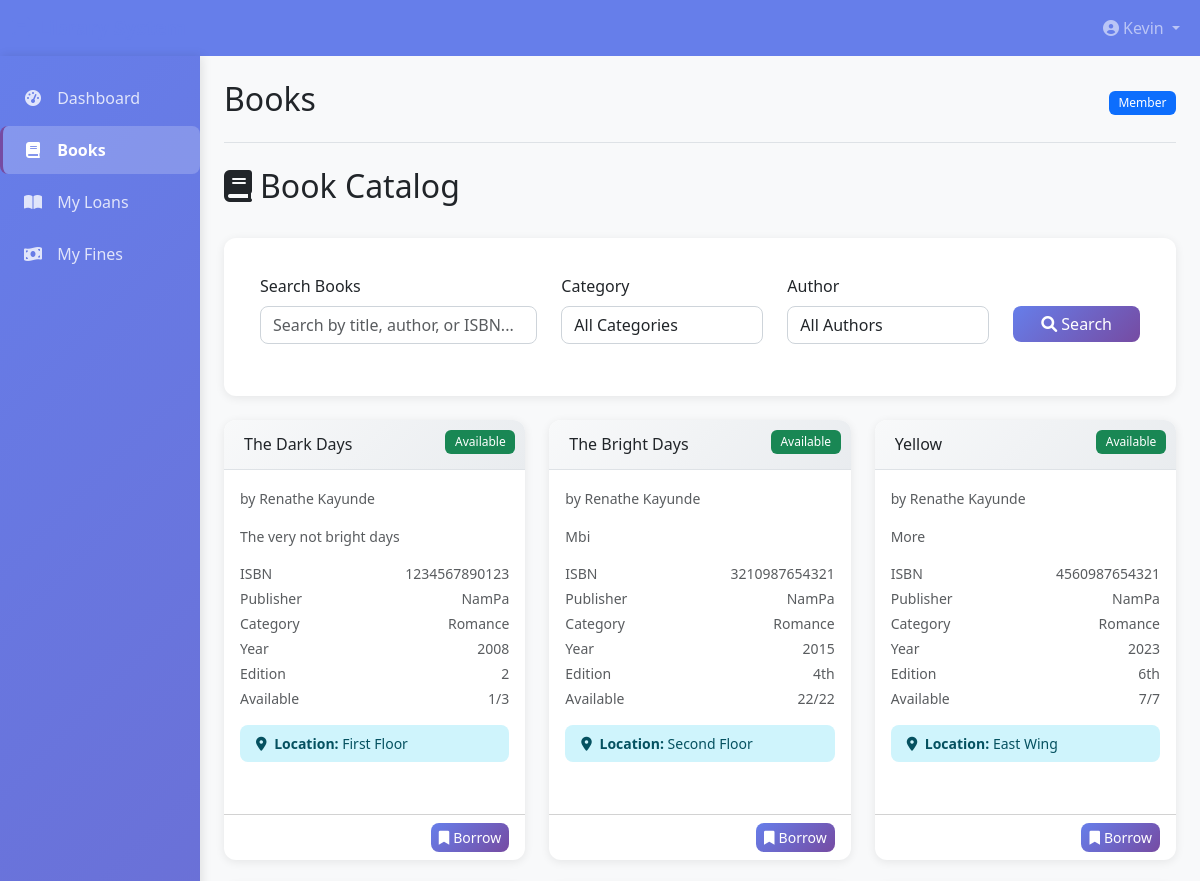
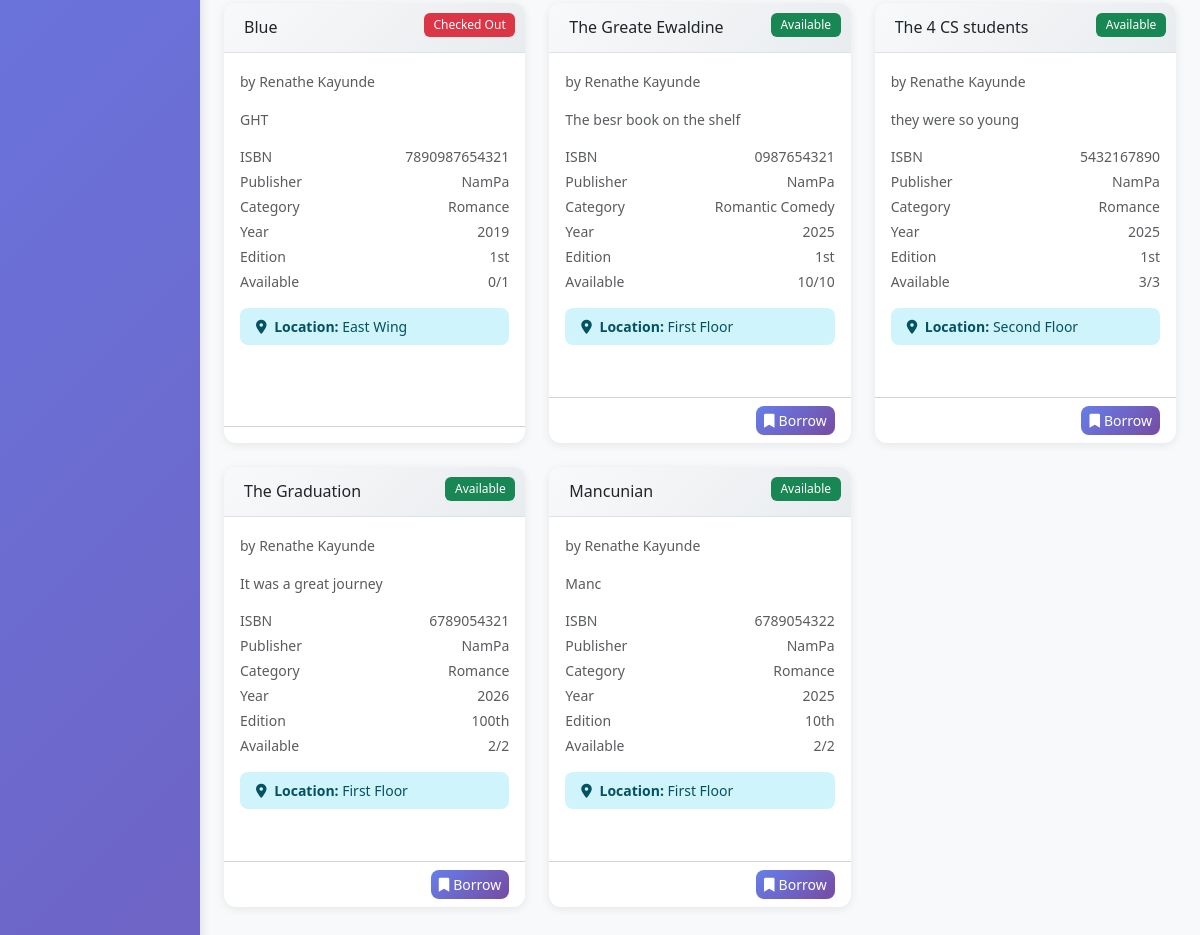
Page /books (signed in) on the committed database (2 pictures, top to bottom).
### app.py (models this page shows, shortened)
class User(db.Model, UserMixin):
    id = db.Column(db.Integer, primary_key=True)
    username = db.Column(db.String(50), unique=True, nullable=False)
    password_hash = db.Column(db.String(128), nullable=False)
    role = db.Column(db.String(20), nullable=False, default='member')  # member, librarian, admin
    created_at = db.Column(db.DateTime, default=datetime.utcnow)

class Book(db.Model):
    id = db.Column(db.String(10), primary_key=True)
    isbn = db.Column(db.String(20), unique=True, nullable=False)
    title = db.Column(db.String(300), nullable=False)
    edition = db.Column(db.String(50))
    publication_year = db.Column(db.Integer)
    pages = db.Column(db.Integer)
    language = db.Column(db.String(50), default='English')
    description = db.Column(db.Text)
    cover_image = db.Column(db.String(200))
    author_id = db.Column(db.Integer, db.ForeignKey('author.id'), nullable=False)
    publisher_id = db.Column(db.Integer, db.ForeignKey('publisher.id'), nullable=False)
    category_id = db.Column(db.Integer, db.ForeignKey('category.id'), nullable=False)
    total_copies = db.Column(db.Integer, nullable=False, default=1)
    available_copies = db.Column(db.Integer, nullable=False, default=1)
    location = db.Column(db.String(100))  # Shelf location
    created_at = db.Column(db.DateTime, default=datetime.utcnow)
    updated_at = db.Column(db.DateTime, default=datetime.utcnow, onupdate=datetime.utcnow)
    loans = db.relationship('Loan', backref='book', lazy=True)
    @property
    def is_available(self):
        return self.available_copies > 0
    @property
    def availability_status(self):
        if self.available_copies > 0:
            return 'Available'
        elif self.available_copies == 0:
            return 'Checked Out'
        else:
            return 'Unknown'

class Author(db.Model):
    id = db.Column(db.Integer, primary_key=True)
    name = db.Column(db.String(200), nullable=False)
    biography = db.Column(db.Text)
    birth_date = db.Column(db.Date)
    nationality = db.Column(db.String(100))
    created_at = db.Column(db.DateTime, default=datetime.utcnow)
    books = db.relationship('Book', backref='author', lazy=True)

class Publisher(db.Model):
    id = db.Column(db.Integer, primary_key=True)
    name = db.Column(db.String(200), nullable=False)
    address = db.Column(db.Text)
    phone = db.Column(db.String(20))
    email = db.Column(db.String(120))
    website = db.Column(db.String(200))
    created_at = db.Column(db.DateTime, default=datetime.utcnow)
    books = db.relationship('Book', backref='publisher', lazy=True)

class Category(db.Model):
    id = db.Column(db.Integer, primary_key=True)
    name = db.Column(db.String(100), nullable=False)
    description = db.Column(db.Text)
    parent_id = db.Column(db.Integer, db.ForeignKey('category.id'))
    created_at = db.Column(db.DateTime, default=datetime.utcnow)
    parent = db.relationship('Category', remote_side=[id], backref='subcategories')
    books = db.relationship('Book', backref='category', lazy=True)

### app.py (the view)
@app.route('/books')
@login_required
def books():
    search_query = request.args.get('search', '')
    category_filter = request.args.get('category', '')
    author_filter = request.args.get('author', '')
    query = Book.query.options(joinedload(Book.author), joinedload(Book.publisher), joinedload(Book.category))
    if search_query:
        query = query.filter(Book.title.ilike(f'%{search_query}%'))
    if category_filter:
        query = query.filter(Book.category_id == category_filter)
    if author_filter:
        query = query.filter(Book.author_id == author_filter)
    books = query.all()
    categories = Category.query.all()
    authors = Author.query.all()
    form = BookForm()
    form.author_id.choices = [(a.id, a.name) for a in authors]
    form.publisher_id.choices = [(p.id, p.name) for p in Publisher.query.all()]
    form.category_id.choices = [(c.id, c.name) for c in categories]
    current_year = datetime.now().year  # Add this line
    return render_template('books.html', title='Books', books=books,
                         categories=categories, authors=authors, form=form,
                         search_query=search_query, category_filter=category_filter,
                         author_filter=author_filter, current_year=current_year)  # Add current_year here

### app.py (called while the page is built)
@app.context_processor
def inject_now():
    return {'now': datetime.utcnow()}

@login_manager.user_loader
def load_user(user_id):
    return User.query.get(int(user_id))

### templates/books.html (shortened to what this page needs)
{% extends "base.html" %}
{% block content %}
<div class="d-flex justify-content-between align-items-center mb-4">
    <h2><i class="fas fa-book me-2"></i>Book Catalog</h2>
</div>
<div class="card search-form mb-4">
    <div class="card-body">
        <form method="GET" action="{{ url_for('books') }}">
            <div class="row">
                <div class="col-md-4">
                    <div class="mb-3">
                        <label class="form-label">Search Books</label>
                        <input type="text" class="form-control" name="search" value="{{ search_query }}"
                               placeholder="Search by title, author, or ISBN...">
                    </div>
                </div>
                <div class="col-md-3">
                    <div class="mb-3">
                        <label class="form-label">Category</label>
                        <select class="form-control" name="category">
                            <option value="">All Categories</option>
                        </select>
                    </div>
                </div>
                <div class="col-md-3">
                    <div class="mb-3">
                        <label class="form-label">Author</label>
                        <select class="form-control" name="author">
                            <option value="">All Authors</option>
                        </select>
                    </div>
                </div>
                <div class="col-md-2">
                    <div class="mb-3">
                        <label class="form-label">&nbsp;</label>
                        <button type="submit" class="btn btn-primary w-100">
                            <i class="fas fa-search me-1"></i>Search
                        </button>
                    </div>
                </div>
            </div>
        </form>
    </div>
</div>
<div class="row">
    {% for book in books %}
    <div class="col-md-6 col-lg-4 mb-4">
        <div class="card book-card h-100">
            <div class="card-header position-relative">
                <h6 class="mb-0 text-truncate">{{ book.title }}</h6>
                <span class="availability-badge badge bg-{{ 'success' if book.is_available else 'danger' }}">
                    {{ book.availability_status }}
                </span>
            </div>
            <div class="card-body">
                <div class="mb-3">
                    <small class="text-muted">by {{ book.author.name }}</small>
                </div>
                <p class="card-text small text-muted mb-3">
                    {{ book.description|truncate(120) or 'No description available.' }}
                </p>
                <div class="book-details">
                    <div class="d-flex justify-content-between small text-muted mb-1">
                        <span>ISBN</span>
                        <span>{{ book.isbn }}</span>
                    </div>
                    <div class="d-flex justify-content-between small text-muted mb-1">
                        <span>Publisher</span>
                        <span>{{ book.publisher.name }}</span>
                    </div>
                    <div class="d-flex justify-content-between small text-muted mb-1">
                        <span>Category</span>
                        <span>{{ book.category.name }}</span>
                    </div>
                    <div class="d-flex justify-content-between small text-muted mb-1">
                        <span>Year</span>
                        <span>{{ book.publication_year or 'N/A' }}</span>
                    </div>
                    <div class="d-flex justify-content-between small text-muted mb-1">
                        <span>Edition</span>
                        <span>{{ book.edition or '1st Edition' }}</span>
                    </div>
                    <div class="d-flex justify-content-between small text-muted mb-3">
                        <span>Available</span>
                        <span>{{ book.available_copies }}/{{ book.total_copies }}</span>
                    </div>
                </div>
                {% if book.location %}
                <div class="alert alert-info small py-2 mb-3">
                    <i class="fas fa-map-marker-alt me-1"></i>
                    <strong>Location:</strong> {{ book.location }}
                </div>
                {% endif %}
            </div>
            <div class="card-footer bg-transparent">
                <div class="d-flex justify-content-between align-items-center">
                    <div class="btn-group">
                        {% if current_user.role == 'member' and book.is_available %}
                        <button class="btn btn-sm btn-primary borrow-btn" data-book-id="{{ book.id }}">
                            <i class="fas fa-bookmark me-1"></i>Borrow
                        </button>
                        {% endif %}
                    </div>
                </div>
            </div>
        </div>
    </div>
    {% endfor %}
</div>
{% endblock %}

### templates/base.html (shortened to what this page needs)
<!DOCTYPE html>
<html lang="en">
<head>
    <link href="https://cdn.jsdelivr.net/npm/bootstrap@5.3.0-alpha1/dist/css/bootstrap.min.css" rel="stylesheet">
    <link href="https://cdnjs.cloudflare.com/ajax/libs/font-awesome/6.0.0/css/all.min.css" rel="stylesheet">
    <link rel="stylesheet" href="../static/style.css">
</head>
<body>
    <nav class="navbar navbar-expand-lg navbar-dark" style="background-color: var(--primary-color);">
        <div class="container-fluid">
            <a class="navbar-brand" href="{{ url_for('dashboard') }}">
                <i class="fas fa-book me-2"></i>Library System
            </a>
            <div class="collapse navbar-collapse" id="navbarNav">
                <ul class="navbar-nav ms-auto">
                    {% if current_user.is_authenticated %}
                        <li class="nav-item dropdown">
                            <a class="nav-link dropdown-toggle" href="#" id="navbarDropdown" role="button" data-bs-toggle="dropdown">
                                <i class="fas fa-user-circle me-1"></i>{{ current_user.username }}
                            </a>
                        </li>
                    {% endif %}
                </ul>
            </div>
        </div>
    </nav>
    <div class="container-fluid">
        <div class="row">
            {% if current_user.is_authenticated %}
            <div class="col-md-3 col-lg-2 d-md-block sidebar collapse" style="height: 230rem;">
                <div class="position-sticky pt-3">
                    <ul class="nav flex-column">
                        <li class="nav-item">
                            <a class="nav-link {% if request.endpoint == 'dashboard' %}active{% endif %}" href="{{ url_for('dashboard') }}">
                                <i class="fas fa-tachometer-alt"></i> Dashboard
                            </a>
                        </li>
                        <li class="nav-item">
                            <a class="nav-link {% if request.endpoint == 'books' %}active{% endif %}" href="{{ url_for('books') }}">
                                <i class="fas fa-book"></i> Books
                            </a>
                        </li>
                        {% if current_user.role == 'member' %}
                        <li class="nav-item">
                            <a class="nav-link {% if request.endpoint == 'loans' %}active{% endif %}" href="{{ url_for('loans') }}">
                                <i class="fas fa-book-open"></i> My Loans
                            </a>
                        </li>
                        <li class="nav-item">
                            <a class="nav-link {% if request.endpoint == 'fines' %}active{% endif %}" href="{{ url_for('fines') }}">
                                <i class="fas fa-money-bill-wave"></i> My Fines
                            </a>
                        </li>
                        {% endif %}
                    </ul>
                </div>
            </div>
            {% endif %}
            <main class="col-md-9 ms-sm-auto col-lg-10 px-md-4 py-4">
                <div class="d-flex justify-content-between flex-wrap flex-md-nowrap align-items-center pb-3 mb-4 border-bottom">
                    <h1 class="h2">{{ title }}</h1>
                    {% if current_user.is_authenticated %}
                    <div class="btn-toolbar mb-2 mb-md-0">
                        <span class="badge bg-primary">{{ current_user.role|title }}</span>
                    </div>
                    {% endif %}
                </div>
                {% block content %}{% endblock %}
            </main>
        </div>
    </div>
</body>
</html>

### static/style.css (style rules this page uses)
:root { --primary-color: #667eea; --secondary-color: #764ba2; --success-color: #28a745; --warning-color: #ffc107; --danger-color: #dc3545; --info-color: #17a2b8; --light-color: #f8f9fa; --dark-color: #343a40; }
body { font-family: "Segoe UI", Tahoma, Geneva, Verdana, sans-serif; background-color: var(--light-color); }
.sidebar { background: linear-gradient(135deg, var(--primary-color) 0%, var(--secondary-color) 100%); box-shadow: 2px 0 10px rgba(0, 0, 0, 0.1); }
.sidebar .nav-link { transition: all 0.3s ease; border-radius: 8px; margin: 2px 0; }
.sidebar .nav-link.active { background-color: rgba(255, 255, 255, 0.2); font-weight: 600; }
.card { border-radius: 12px; transition: all 0.3s ease; border: none; box-shadow: 0 2px 10px rgba(0, 0, 0, 0.08); }
.card-header { background: linear-gradient(135deg, #f8f9fa 0%, #e9ecef 100%); border-bottom: 1px solid #dee2e6; border-radius: 12px 12px 0 0 !important; font-weight: 600; }
.btn { border-radius: 8px; font-weight: 500; transition: all 0.3s ease; }
.btn-primary { background: linear-gradient(135deg, var(--primary-color) 0%, var(--secondary-color) 100%); border: none; }
.badge { border-radius: 6px; font-weight: 500; padding: 0.5em 0.8em; }
.form-control { border-radius: 8px; border: 1px solid #ced4da; transition: all 0.3s ease; }
.alert { border-radius: 8px; border: none; font-weight: 500; }

### templates/base.html (style rules this page uses)
:root { --primary-color: #2c3e50; --secondary-color: #3498db; --accent-color: #e74c3c; --success-color: #27ae60; --warning-color: #f39c12; --light-color: #ecf0f1; --dark-color: #2c3e50; }
body { background-color: #f8f9fa; font-family: 'Segoe UI', Tahoma, Geneva, Verdana, sans-serif; }
.navbar-brand { font-weight: bold; color: var(--primary-color) !important; }
main { margin-left: 16.666667%; width: calc(100% - 16.666667%); }
.sidebar { background-color: var(--primary-color); color: white; min-height: calc(100vh - 56px); padding: 0; position: fixed; top: 56px; left: 0; width: 16.666667%; height: calc(100vh - 56px); overflow-y: auto; z-index: 1000; }
.sidebar .nav-link { color: rgba(255, 255, 255, 0.8); padding: 12px 20px; border-left: 3px solid transparent; }
.sidebar .nav-link:hover, .sidebar .nav-link.active { color: white; background-color: rgba(255, 255, 255, 0.1); border-left: 3px solid var(--secondary-color); }
.sidebar .nav-link i { margin-right: 10px; width: 20px; text-align: center; }
.card { border: none; border-radius: 10px; box-shadow: 0 4px 6px rgba(0, 0, 0, 0.1); transition: transform 0.2s; margin-bottom: 20px; }
.card-header { background-color: white; border-bottom: 1px solid #eaeaea; font-weight: 600; padding: 15px 20px; }
.btn-primary { background-color: var(--secondary-color); border-color: var(--secondary-color); }
.alert { border: none; border-radius: 8px; }
.badge { font-size: 0.75rem; padding: 5px 10px; border-radius: 12px; }
.book-card { transition: all 0.3s ease; }
.availability-badge { position: absolute; top: 10px; right: 10px; }
.search-form { background: white; padding: 20px; border-radius: 10px; box-shadow: 0 2px 4px rgba(0,0,0,0.1); }

### rows in the picture
User: username "Kevin", role "Member"
Book: title "The Dark Days", availability_status "Available", author.name "Renathe Kayunde", description "The very not bright days", isbn "1234567890123", publisher.name "NamPa", category.name "Romance", publication_year "2008", edition "2", available_copies "1", total_copies "3", location "First Floor"
Book: title "The Bright Days", availability_status "Available", author.name "Renathe Kayunde", description "Mbi", isbn "3210987654321", publisher.name "NamPa", category.name "Romance", publication_year "2015", edition "4th", available_copies "22", total_copies "22", location "Second Floor"
Book: title "Yellow", availability_status "Available", author.name "Renathe Kayunde", description "More", isbn "4560987654321", publisher.name "NamPa", category.name "Romance", publication_year "2023", edition "6th", available_copies "7", total_copies "7", location "East Wing"
Book: title "Blue", availability_status "Checked Out", author.name "Renathe Kayunde", description "GHT", isbn "7890987654321", publisher.name "NamPa", category.name "Romance", publication_year "2019", edition "1st", available_copies "0", total_copies "1", location "East Wing"
Book: title "The Greate Ewaldine", availability_status "Available", author.name "Renathe Kayunde", description "The besr book on the shelf", isbn "0987654321", publisher.name "NamPa", category.name "Romantic Comedy", publication_year "2025", edition "1st", available_copies "10", total_copies "10", location "First Floor"
Book: title "The 4 CS students", availability_status "Available", author.name "Renathe Kayunde", description "they were so young", isbn "5432167890", publisher.name "NamPa", category.name "Romance", publication_year "2025", edition "1st", available_copies "3", total_copies "3", location "Second Floor"
Book: title "The Graduation", availability_status "Available", author.name "Renathe Kayunde", description "It was a great journey", isbn "6789054321", publisher.name "NamPa", category.name "Romance", publication_year "2026", edition "100th", available_copies "2", total_copies "2", location "First Floor"
Book: title "Mancunian", availability_status "Available", author.name "Renathe Kayunde", description "Manc", isbn "6789054322", publisher.name "NamPa", category.name "Romance", publication_year "2025", edition "10th", available_copies "2", total_copies "2", location "First Floor"

### other values in the picture
{{ title }} "Books"
